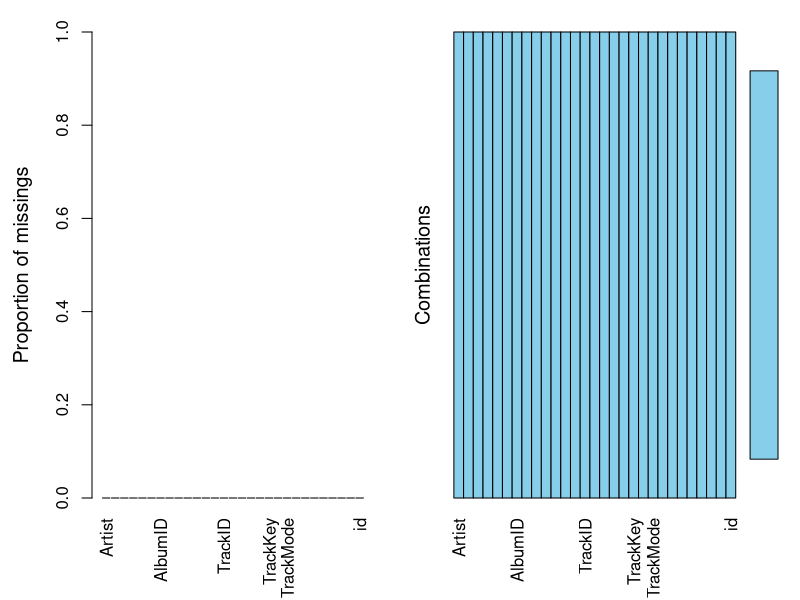
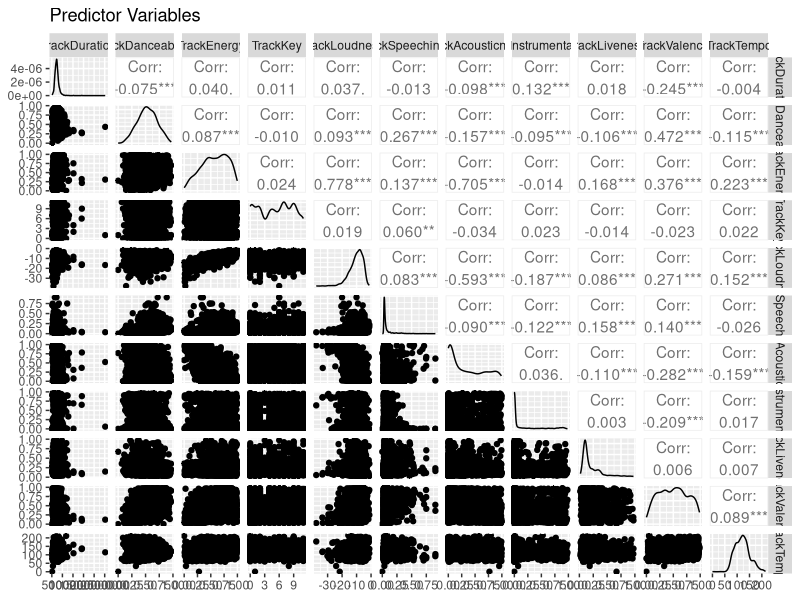
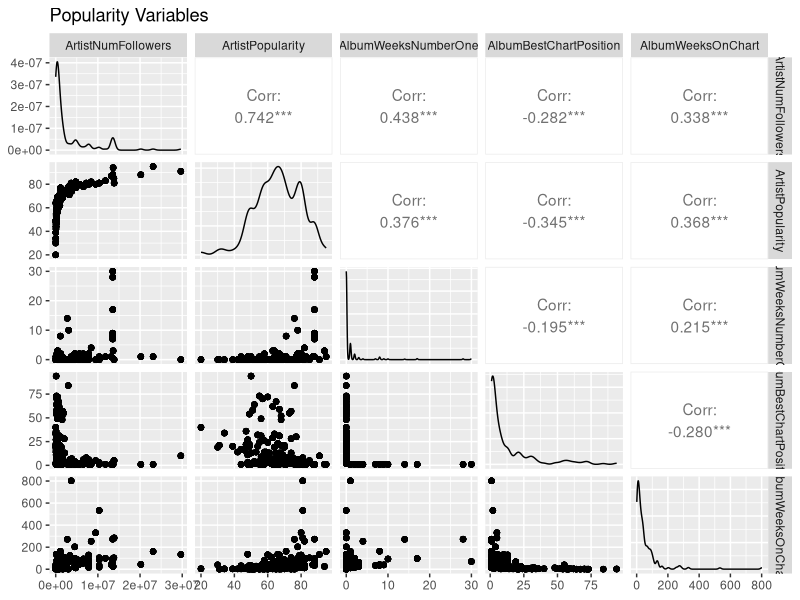
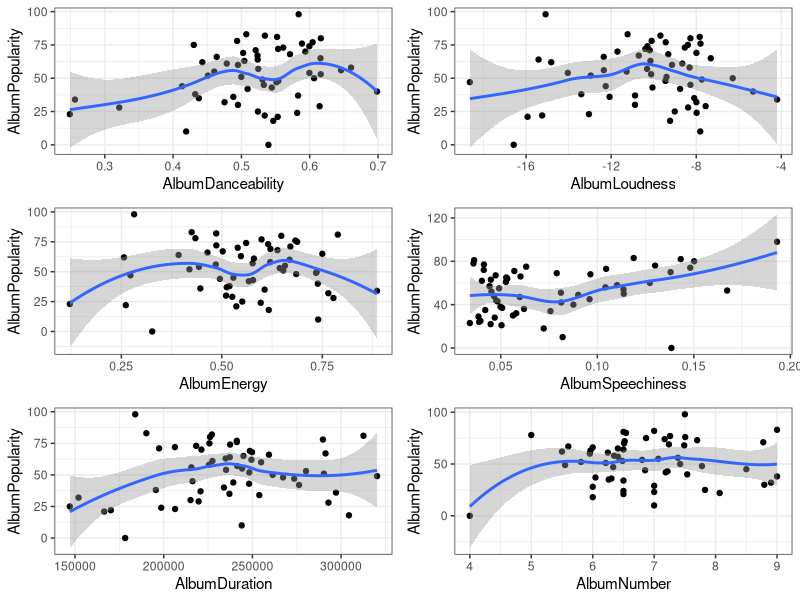
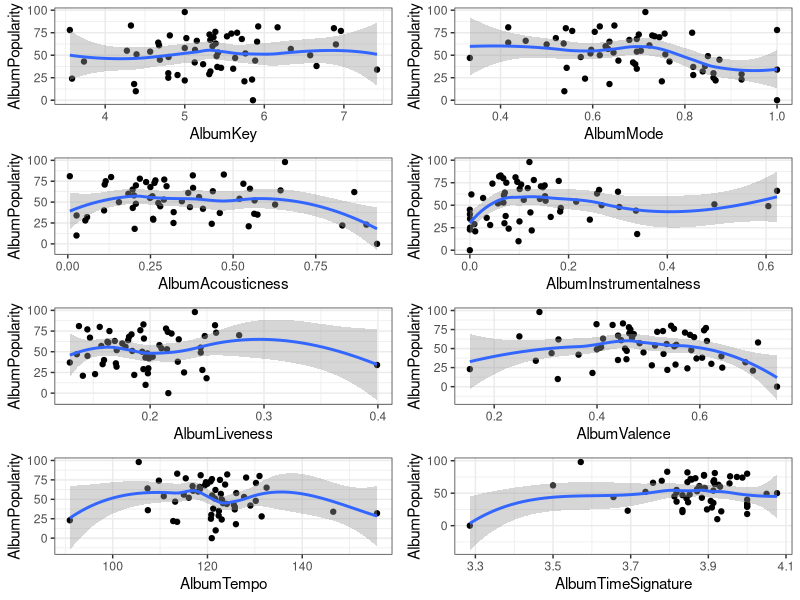
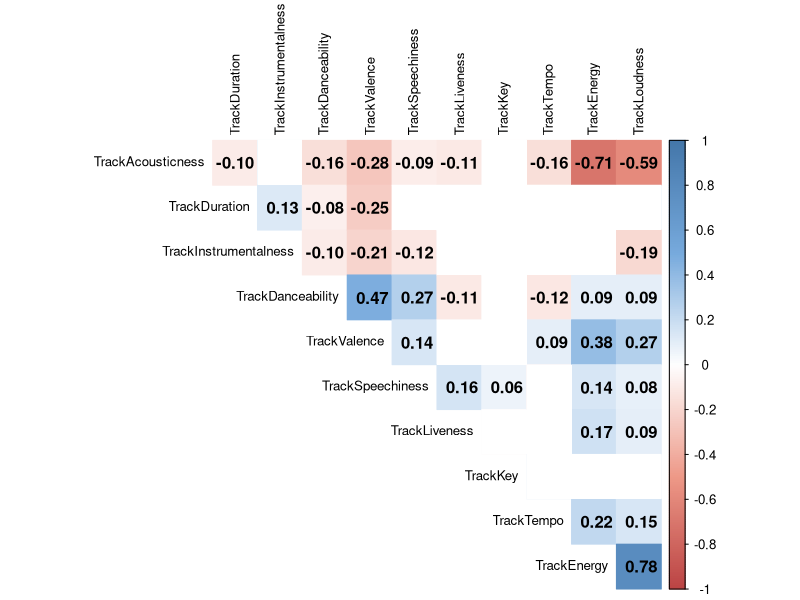
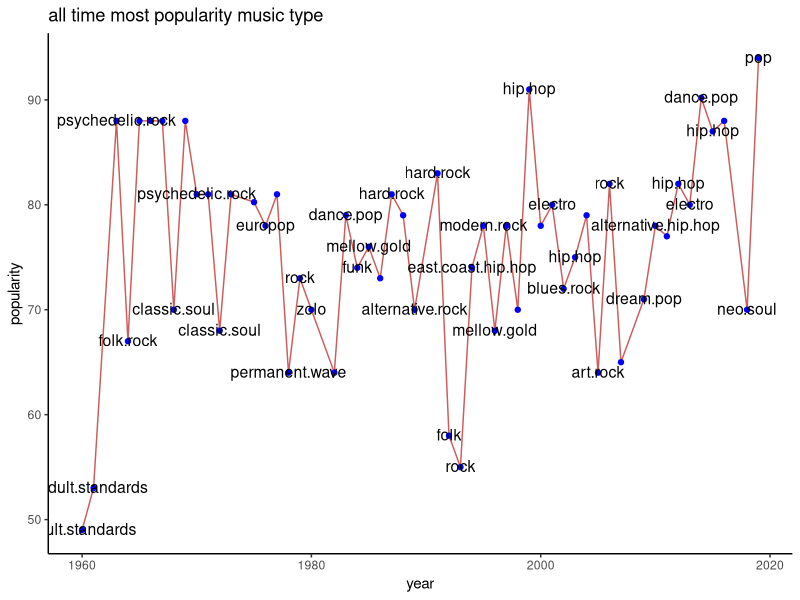

The R source for these figures, in order:
## ---- chunk 1
knitr::opts_chunk$set(echo = TRUE)
## ---- chunk 2
library(tidyverse)
library(lubridate)
library(GGally)
library(cluster)
library(VIM)
library(fpc)
library(leaps)
library(readxl)
library(cowplot)
library(corrplot)
library(readxl)
library(gridExtra)
## ---- chunk 3
#spotify.clustering <- read_csv("inst/edited_spotify.csv")
#Our spotify data was located within our inst folder on github -> may need to remove inst/ for it to run
spotify.clustering <- read_excel("inst/edited_spotify.xlsx")

#Cleaning the data for use
clean_data <- spotify.clustering %>%
  mutate(AlbumReleaseDate = parse_date_time(AlbumReleaseDate, orders = c("y", "ym","ymd"))) %>%
  #Old-school grepl method
  mutate(Artist = ifelse(grepl("Beyonc*", Artist), 'Beyonce', Artist)) %>%
  #Tidyverse str_detect method
  mutate(Artist = ifelse(Artist %>% 
                           str_detect("Janelle Mon*"), 'Janelle Monae', Artist)) %>%
  mutate(AlbumBestChartPosition = ifelse(AlbumBestChartPosition %>% 
                           str_detect("#N/A"), 0, AlbumBestChartPosition)) %>%
  mutate(AlbumBestChartPosition = as.numeric(AlbumBestChartPosition)) %>%
  na.omit() %>%
  mutate(id = row_number()) %>%
  mutate(id = as.character(id)) 
sapply(data, class)
# checks for missing data
aggr(clean_data) 

#Extracting the Test data which will not be used for 
test_data <- subset(clean_data, ((AlbumName == "A Girl Called Dusty") | 
                                 (AlbumName == "Action!") |
                                 (AlbumName == "Selling England By The Pound") |
                                 (AlbumName == "Carpenters") | 
                                 (AlbumName == "Ride On") |
                                 (AlbumName == "Autoamerican") |
                                 (AlbumName == "Selected Ambient Works 85-92") |    
                                 (AlbumName == "Different Class") |
                                 (AlbumName == "O") |
                                 (AlbumName == "The Elder Scrolls IV: Oblivion: Original Game Soundtrack") |
                                 (AlbumName == "AM") |
                                 (AlbumName == "An Awesome Wave")))

#Defining the training data that will be used for the models
training_data <- subset(clean_data, ((AlbumName != "A Girl Called Dusty") & 
                                     (AlbumName != "Action!") &
                                     (AlbumName != "Selling England By The Pound") &
                                     (AlbumName != "Carpenters") & 
                                     (AlbumName != "Ride On") &
                                     (AlbumName != "Autoamerican") &
                                     (AlbumName != "Selected Ambient Works 85-92") &    
                                     (AlbumName != "Different Class") &
                                     (AlbumName != "O") &
                                     (AlbumName != "The Elder Scrolls IV: Oblivion: Original Game Soundtrack") &
                                     (AlbumName != "AM") &
                                     (AlbumName != "An Awesome Wave")))

training_data_subsetted <- training_data[c("TrackDuration", "TrackDanceability",
                                 "TrackEnergy", "TrackKey", "TrackLoudness",
                                 "TrackSpeechiness", "TrackAcousticness",
                                 "TrackInstrumentalness", "TrackLiveness", "TrackValence",
                                 "TrackTempo")]
## ---- chunk 4
#Takes a few minutes to run
#Though there a few too many variables here to see clearly in the knitted pdf,
#however within the Rstudio Session you can zoom on the plot and then
#All the values can be seen
ggpairs_1 <- ggpairs(data = training_data_subsetted, title = "Predictor Variables")
ggpairs_1
ggpairs_2 <- ggpairs(data = training_data %>%
                       select(ArtistNumFollowers, ArtistPopularity, AlbumWeeksNumberOne,
                              AlbumBestChartPosition, AlbumWeeksOnChart),
                     title = "Popularity Variables")
ggpairs_2
## ---- chunk 5
MyData = {training_data %>% 
    group_by(Artist,AlbumName,AlbumReleaseDate) %>% 
    summarize(AlbumDanceability = mean(TrackDanceability),
              AlbumLoudness = mean(TrackLoudness),
              AlbumSpeechiness = mean(TrackSpeechiness),
              AlbumDuration = mean(TrackDuration),
              AlbumNumber = mean(TrackNumber),	
              AlbumEnergy = mean(TrackEnergy),	
              AlbumKey = mean(TrackKey),	
              AlbumMode = mean(TrackMode),	
              AlbumAcousticness = mean(TrackAcousticness),	
              AlbumInstrumentalness = mean(TrackInstrumentalness),	
              AlbumLiveness = mean(TrackLiveness),
              AlbumValence = mean(TrackValence),
              AlbumTempo = mean(TrackTempo),	
              AlbumTimeSignature = mean(TrackTimeSignature) )}

## ---- chunk 6
MyData2 = {training_data %>% 
    group_by(AlbumPopularity) %>% 
    summarize(AlbumDanceability = mean(TrackDanceability),
              AlbumLoudness = mean(TrackLoudness),
              AlbumSpeechiness = mean(TrackSpeechiness),
              AlbumDuration = mean(TrackDuration),
              AlbumNumber = mean(TrackNumber),	
              AlbumEnergy = mean(TrackEnergy),	
              AlbumKey = mean(TrackKey),	
              AlbumMode = mean(TrackMode),	
              AlbumAcousticness = mean(TrackAcousticness),	
              AlbumInstrumentalness = mean(TrackInstrumentalness),	
              AlbumLiveness = mean(TrackLiveness),
              AlbumValence = mean(TrackValence),
              AlbumTempo = mean(TrackTempo),	
              AlbumTimeSignature = mean(TrackTimeSignature) )}

#scatterplot function for visualising data combinations
scatter_plot <- function(x, y){
  MyData2 %>%
    ggplot(aes_string(x = x, y = y)) +
    geom_point() +
    geom_smooth() +
    theme_bw()
}

#For visualise purposes want to look at the variables versus album popularity
s1 <- scatter_plot("AlbumDanceability", " AlbumPopularity")
s2 <-scatter_plot("AlbumLoudness", "AlbumPopularity")
s3 <-scatter_plot("AlbumEnergy", "AlbumPopularity")
s4 <-scatter_plot("AlbumSpeechiness", "AlbumPopularity")
s5 <-scatter_plot("AlbumDuration", "AlbumPopularity")
s6 <-scatter_plot("AlbumNumber", "AlbumPopularity")
s7 <-scatter_plot("AlbumKey", "AlbumPopularity")
s8 <-scatter_plot("AlbumMode", "AlbumPopularity")
s9 <-scatter_plot("AlbumAcousticness", "AlbumPopularity")
s10 <-scatter_plot("AlbumInstrumentalness", "AlbumPopularity")
s11 <-scatter_plot("AlbumLiveness", "AlbumPopularity")
s12 <-scatter_plot("AlbumValence", "AlbumPopularity")
s13 <-scatter_plot("AlbumTempo", "AlbumPopularity")
s14 <-scatter_plot("AlbumTimeSignature", "AlbumPopularity")

plot_grid(s1,s2,s3,s4,s5,s6,  nrow = 3, ncol = 2)
plot_grid(s7,s8,s9,s10,s11,s12, s13,s14, nrow = 4, ncol = 2)
#End conclusions from this involve the necessity to define our own
#popularity variable using all popularity parameters
## ---- chunk 7
correlations <- round(cor(training_data_subsetted),2)
correlations

col <- colorRampPalette(c("#BB4444", "#EE9988", "#FFFFFF", "#77AADD", "#4477AA"))
p.mat <- cor.mtest(training_data_subsetted)$p
corrplot(correlations, method = "color", col = col(200),
         type = "upper", order = "hclust",
         tl.col = "black", tl.srt = 90, # Text label color and rotation
         addCoef.col = "black",
         # Combine with significance
         p.mat = p.mat, sig.level = 0.01, insig = "blank", 
         # hide correlation coefficient on the principal diagonal
         diag = FALSE, tl.cex = 0.8)
## ---- chunk 8
res <- strsplit(training_data$ArtistGenres, split = ",")
uniques <- unique(unlist(res))

res2 <- NULL
for(i in 1:nrow(training_data)) {
  temp <- match(uniques, res[[i]])
  res2 <- rbind(res2, temp)
}

res2[is.na(res2)] <- 0
res2[res2 > 0] <- 1
colnames(res2) <- uniques
row.names(res2) <- 1:nrow(res2)
newdat <- data.frame(year = year(training_data$AlbumReleaseDate), 
                     popularity = training_data$ArtistPopularity,
                     res2)
means2 <- c()
for(i in 3:ncol(newdat)) {
    
    means <- aggregate(popularity ~ year ,data = newdat[newdat[,i]==1,], mean)
    means$type <- colnames(newdat)[i]
    means2 <- rbind(means2, means)
}

means21 <-   NULL
  for(i in sort( unique(means2$year))) {
  aa <- means2[ means2$year == i,]
  pos <- which.max(aa$popularity)
  means21 <-  rbind(means21 , c(i,aa$popularity[pos], aa$type[pos]))
  }

means21 = data.frame(means21)
colnames(means21) <- c("year","popularity","type")
means21$year <- as.integer(as.character(means21$year))
means21$popularity <- as.numeric(as.character(means21$popularity))

ggplot(means21, aes(year, popularity)) + geom_line(color = "indianred") + geom_point(color = "blue") + 
  theme_classic() + geom_text(aes(label = type) ,check_overlap = TRUE, size = 4, nudge_y = 0.1) + ggtitle("all time most popularity music type")
